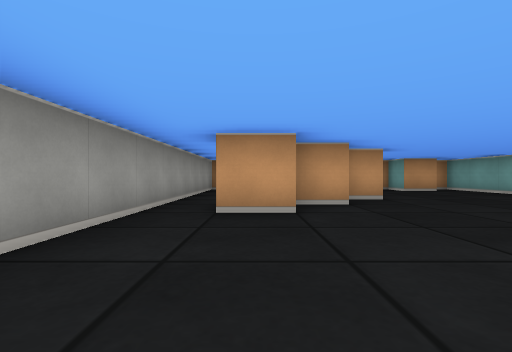
view 1 (above)

14 first-person views from a walk through a cub3D ray-caster map. The camera is about half as high as the walls, looks level and sees 85° across. The floor is counted in squares. Each view is taken from the middle of a square. On the plan, view 1 faces up. The plan holds only what a view shows up to about 9 squares ahead; the rest is blank.

view 2
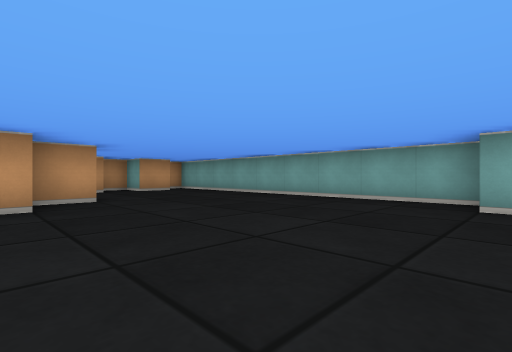

view 3
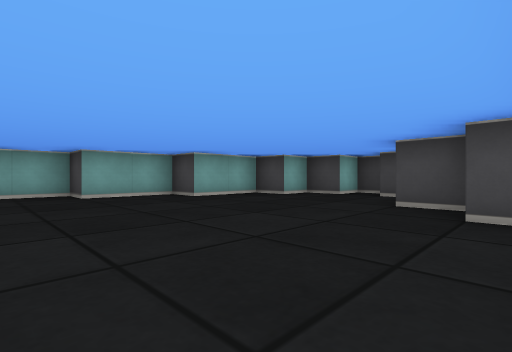

view 4
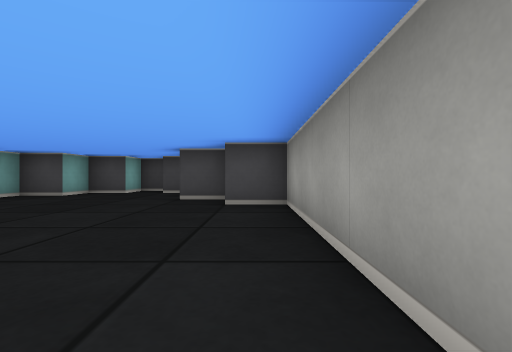

view 5
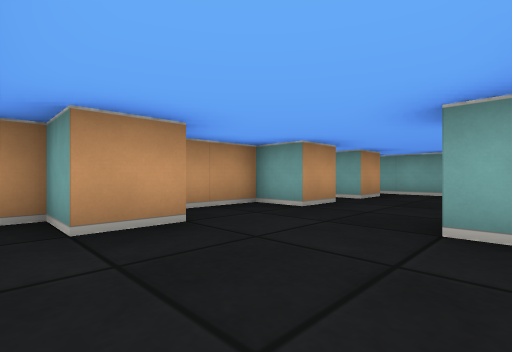

view 6
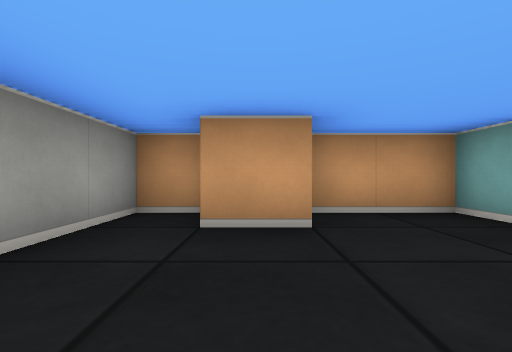

view 7
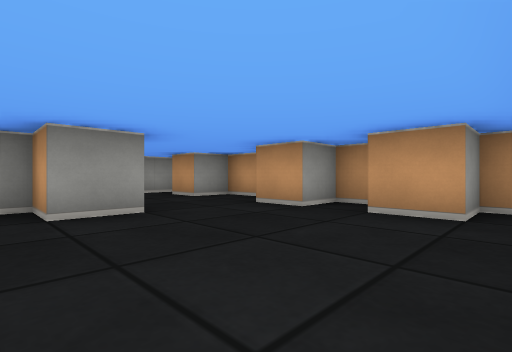

view 8
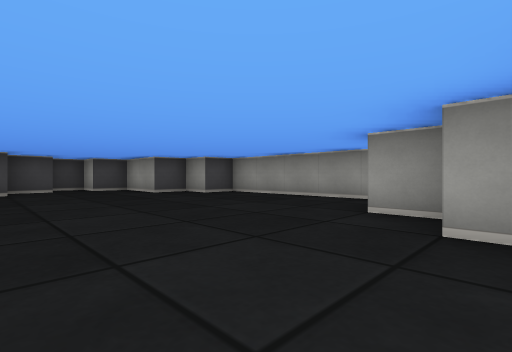

view 9
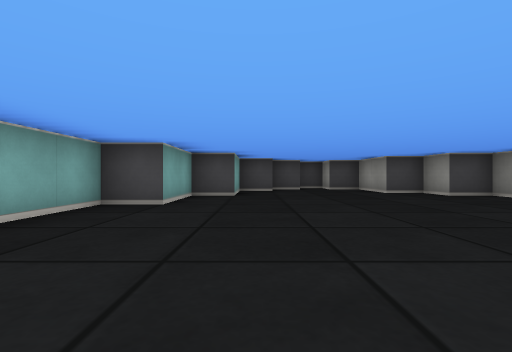

view 10
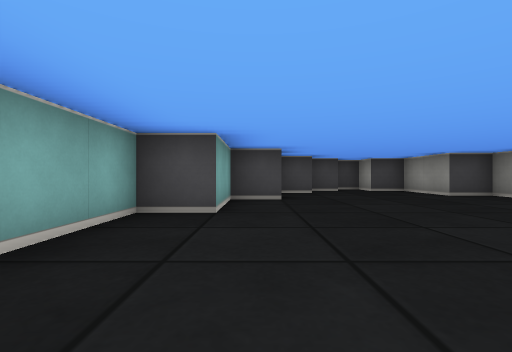

view 11
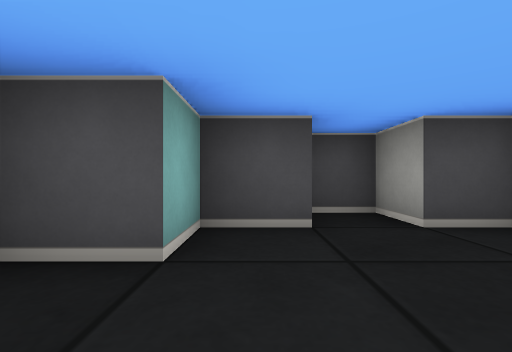

view 12
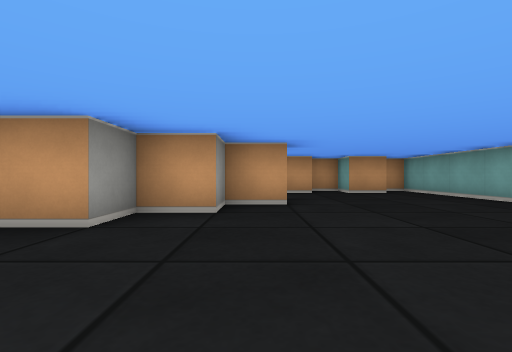

view 13
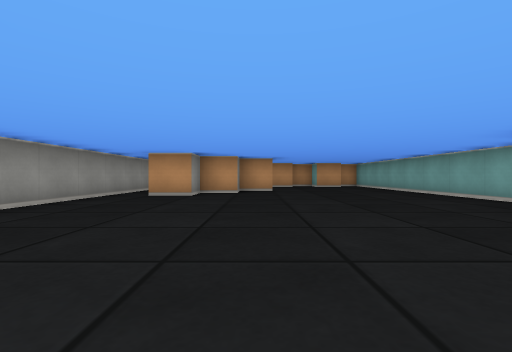

view 14
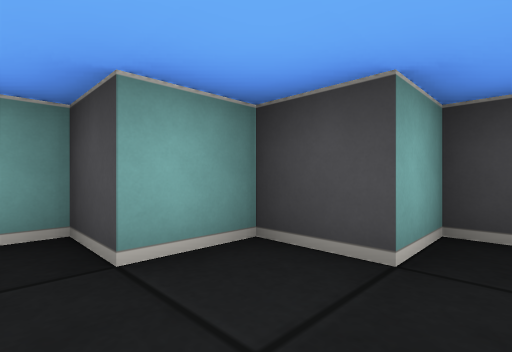

### Floor plan
Points are (right, up) in squares from view 1. A wall is a line through its corners. A room is listed if a view was taken in it or the views show most of it. See-through windows are left out.
Room 1 (views 1, 2, 3, 4, 5, 6, 7, 8, 9, 10, 11, 12, 13, 14)
walls: (1.5, 6) (1.5, 6.5); (2.5, 6.6) (2.5, 5.5) (1.5, 5.5) (1.5, 4.5) (0.5, 4.5) (0.5, 3.5) (-0.5, 3.5); (5.5, 0.5) (6.5, 0.5) (6.5, 9.5) (5.5, 9.5) (5.5, 8.5) (4.5, 8.5) (4.5, 9.5) (3.5, 9.5) (3.5, 8.5) (2.5, 8.5) (2.5, 9.5) (0.5, 9.5) (0.5, 8.5) (-0.5, 8.5) (-0.5, 9.5) (-1.5, 9.5) (-1.5, -1.5) (-0.5, -1.5) (-0.5, -2.5) (0.5, -2.5) (0.5, -4.5) (1.5, -4.5) (1.5, -5.5) (2.5, -5.5) (2.5, -4.5) (3.5, -4.5) (3.5, -3.5) (4.5, -3.5) (4.5, -1.5) (5.5, -1.5) (5.5, 0.5)

Positions as (right, up) in squares from view 1, and headings:
1: (0, 0), facing up
2: (1, 0), facing up-right
3: (-1, 2), facing down-right
4: (-1, 3), facing down
5: (-1, 6), facing up-right
6: (0, 6), facing up
7: (6, 5), facing up-left
8: (4, 5), facing down-left
9: (4, 5), facing down
10: (5, 4), facing down
11: (3, -2), facing down
12: (2, 1), facing up
13: (2, -3), facing up
14: (2, -3), facing down-right
